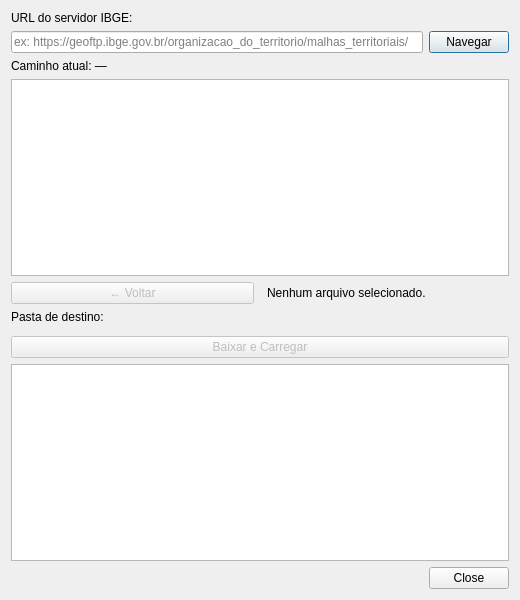
<?xml version="1.0" encoding="UTF-8"?>
<ui version="4.0">
 <class>DataDownloaderDialogBase</class>
 <widget class="QDialog" name="DataDownloaderDialogBase">
  <property name="geometry">
   <rect>
    <x>0</x>
    <y>0</y>
    <width>520</width>
    <height>600</height>
   </rect>
  </property>
  <property name="windowTitle">
   <string>IBGE Downloader</string>
  </property>
  <layout class="QVBoxLayout" name="verticalLayout">

   <!-- Servidor -->
   <item>
    <widget class="QLabel" name="label">
     <property name="text">
      <string>URL do servidor IBGE:</string>
     </property>
    </widget>
   </item>
   <item>
    <layout class="QHBoxLayout" name="horizontalLayout_server">
     <item>
      <widget class="QLineEdit" name="lineEdit">
       <property name="placeholderText">
        <string>ex: https://geoftp.ibge.gov.br/organizacao_do_territorio/malhas_territoriais/</string>
       </property>
      </widget>
     </item>
     <item>
      <widget class="QPushButton" name="btnNavegar">
       <property name="text">
        <string>Navegar</string>
       </property>
       <property name="maximumWidth">
        <number>80</number>
       </property>
      </widget>
     </item>
    </layout>
   </item>

   <!-- Breadcrumb -->
   <item>
    <widget class="QLabel" name="labelCaminho">
     <property name="text">
      <string>Caminho atual: —</string>
     </property>
     <property name="wordWrap">
      <bool>true</bool>
     </property>
    </widget>
   </item>

   <!-- Listagem -->
   <item>
    <widget class="QListWidget" name="listWidget">
     <property name="minimumHeight">
      <number>220</number>
     </property>
    </widget>
   </item>

   <!-- Botões de navegação -->
   <item>
    <layout class="QHBoxLayout" name="horizontalLayout_nav">
     <item>
      <widget class="QPushButton" name="btnVoltar">
       <property name="text">
        <string>← Voltar</string>
       </property>
       <property name="enabled">
        <bool>false</bool>
       </property>
      </widget>
     </item>
     <item>
      <spacer name="horizontalSpacer">
       <property name="orientation">
        <enum>Qt::Horizontal</enum>
       </property>
      </spacer>
     </item>
     <item>
      <widget class="QLabel" name="labelSelecionado">
       <property name="text">
        <string>Nenhum arquivo selecionado.</string>
       </property>
       <property name="wordWrap">
        <bool>true</bool>
       </property>
      </widget>
     </item>
    </layout>
   </item>

   <!-- Destino -->
   <item>
    <widget class="QLabel" name="label_3">
     <property name="text">
      <string>Pasta de destino:</string>
     </property>
    </widget>
   </item>
   <item>
    <widget class="QgsFileWidget" name="mQgsFileWidget">
     <property name="storageMode">
      <enum>QgsFileWidget::GetDirectory</enum>
     </property>
    </widget>
   </item>

   <!-- Baixar -->
   <item>
    <widget class="QPushButton" name="pushButton">
     <property name="text">
      <string>Baixar e Carregar</string>
     </property>
     <property name="enabled">
      <bool>false</bool>
     </property>
    </widget>
   </item>

   <!-- Log -->
   <item>
    <widget class="QTextEdit" name="textEdit">
     <property name="readOnly">
      <bool>true</bool>
     </property>
     <property name="maximumHeight">
      <number>120</number>
     </property>
    </widget>
   </item>

   <!-- Fechar -->
   <item>
    <widget class="QDialogButtonBox" name="button_box">
     <property name="orientation">
      <enum>Qt::Horizontal</enum>
     </property>
     <property name="standardButtons">
      <set>QDialogButtonBox::Close</set>
     </property>
    </widget>
   </item>

  </layout>
 </widget>
 <customwidgets>
  <customwidget>
   <class>QgsFileWidget</class>
   <extends>QWidget</extends>
   <header>qgsfilewidget.h</header>
  </customwidget>
 </customwidgets>
 <resources/>
 <connections>
  <connection>
   <sender>button_box</sender>
   <signal>rejected()</signal>
   <receiver>DataDownloaderDialogBase</receiver>
   <slot>reject()</slot>
   <hints>
    <hint type="sourcelabel"><x>20</x><y>20</y></hint>
    <hint type="destinationlabel"><x>20</x><y>20</y></hint>
   </hints>
  </connection>
 </connections>
</ui>
